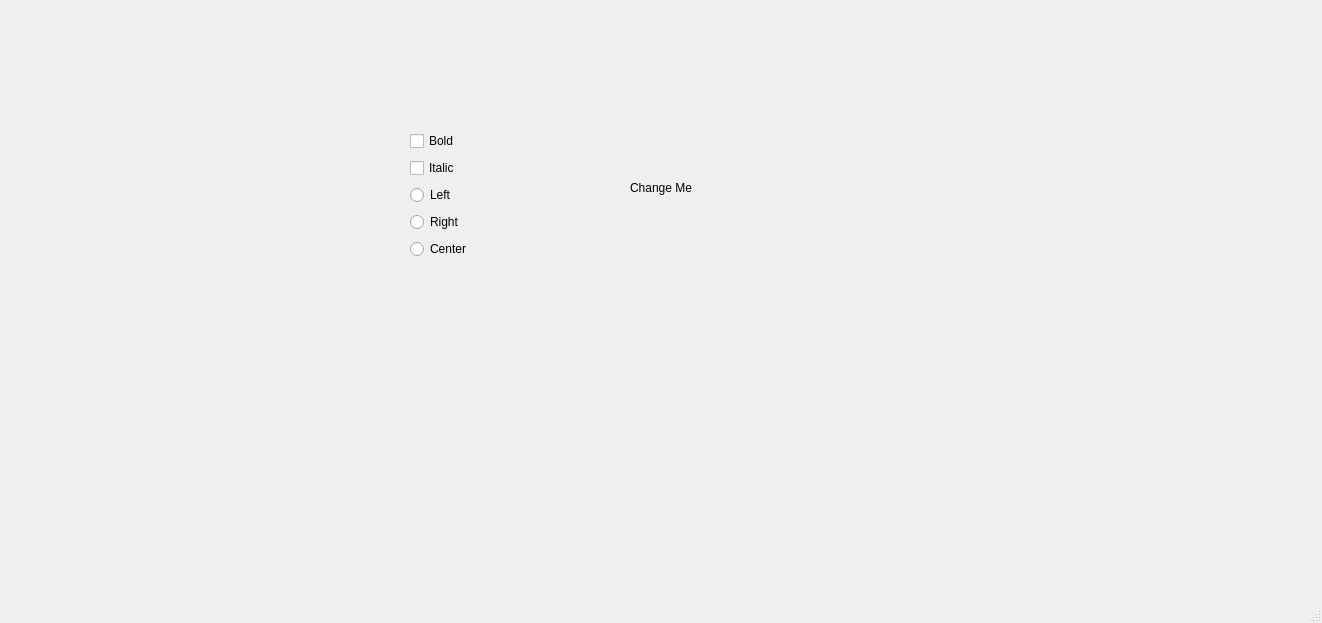
<?xml version="1.0" encoding="UTF-8"?>
<ui version="4.0">
 <class>MainWindow</class>
 <widget class="QMainWindow" name="MainWindow">
  <property name="geometry">
   <rect>
    <x>0</x>
    <y>0</y>
    <width>1322</width>
    <height>623</height>
   </rect>
  </property>
  <property name="windowTitle">
   <string>MainWindow</string>
  </property>
  <widget class="QWidget" name="centralwidget">
   <widget class="QLabel" name="label">
    <property name="geometry">
     <rect>
      <x>630</x>
      <y>180</y>
      <width>81</width>
      <height>16</height>
     </rect>
    </property>
    <property name="text">
     <string>Change Me</string>
    </property>
   </widget>
   <widget class="QWidget" name="">
    <property name="geometry">
     <rect>
      <x>410</x>
      <y>130</y>
      <width>97</width>
      <height>130</height>
     </rect>
    </property>
    <layout class="QVBoxLayout" name="verticalLayout">
     <item>
      <widget class="QCheckBox" name="checkBox">
       <property name="text">
        <string>Bold</string>
       </property>
      </widget>
     </item>
     <item>
      <widget class="QCheckBox" name="checkBox_2">
       <property name="text">
        <string>Italic</string>
       </property>
      </widget>
     </item>
     <item>
      <widget class="QRadioButton" name="radioButton">
       <property name="text">
        <string>Left</string>
       </property>
      </widget>
     </item>
     <item>
      <widget class="QRadioButton" name="radioButton_2">
       <property name="text">
        <string>Right</string>
       </property>
      </widget>
     </item>
     <item>
      <widget class="QRadioButton" name="radioButton_3">
       <property name="text">
        <string>Center</string>
       </property>
      </widget>
     </item>
    </layout>
   </widget>
  </widget>
  <widget class="QMenuBar" name="menubar">
   <property name="geometry">
    <rect>
     <x>0</x>
     <y>0</y>
     <width>1322</width>
     <height>26</height>
    </rect>
   </property>
  </widget>
  <widget class="QStatusBar" name="statusbar"/>
 </widget>
 <resources/>
 <connections/>
</ui>
